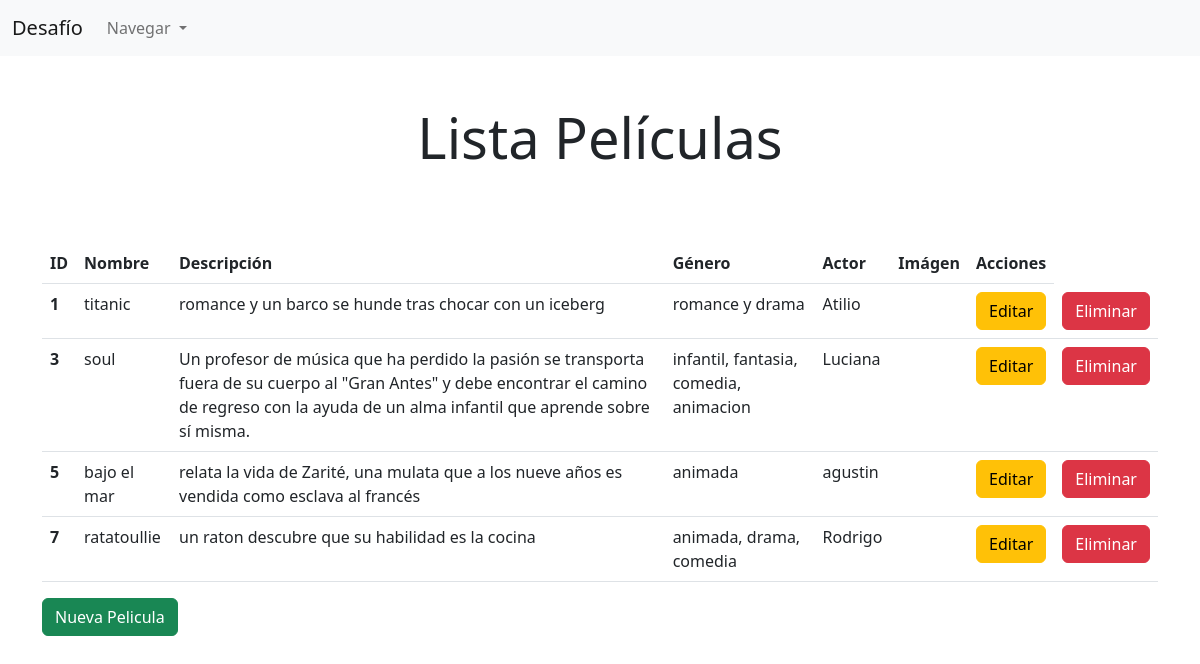
Page /listaPeliculas/ on the earlier database version.
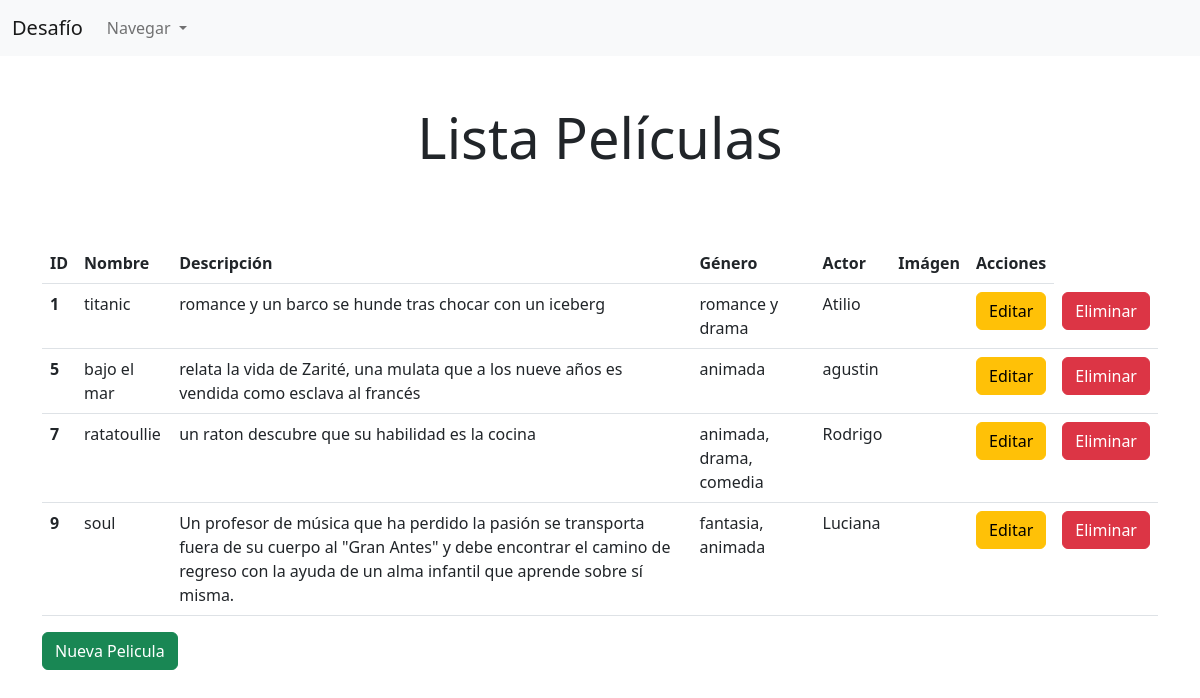
Same page on the later database version.
### peliculas/models.py (models this page shows, shortened)
class tablaPelicula(models.Model):
    nombre_pelicula = models.CharField(max_length=200)
    descripcion = models.CharField(max_length=200)
    base = models.BinaryField(blank=True)
    genero = models.CharField(max_length=200)
    persona = models.ForeignKey(tablaPersona, models.CASCADE, blank=True, null=True)

class tablaPersona(models.Model):
    nacimiento = models.DateField()
    nombre = models.CharField(max_length=155)
    apellido = models.CharField(max_length=155)
    dni = models.IntegerField()
    sueldo_mensual = models.IntegerField()
    def __str__(self):
        return "{}".format(self.nombre)

### peliculas/views.py (the view)
# urls.py: path('listaPeliculas/', peliculaView.listarPelicula, name='listaPeliculas'),
    def listarPelicula(request):
        pelicula = tablaPelicula.objects.all()
        return render(request, 'listaPeliculas.html', {'peliculas':pelicula})

### peliculas/templates/listaPeliculas.html (shortened to what this page needs)
{% extends 'base.html' %}
{% load crispy_forms_tags %}
{% block content %}
<br>
<h1 class="text-center display-4 my-4">Lista Películas</h1>
<br>
<br>
<div class="container">
    <table class="table">
        <thead>
            <tr>
                <th scope="col">ID</th>
                <th scope="col">Nombre</th>
                <th scope="col">Descripción</th>
                <th scope="col">Género</th>
                <th scope="col">Actor</th>
                <th scope="col">Imágen</th>
                <th scope="col">Acciones</th>
            </tr>
        </thead>
        <tbody>
            {% for pelicula in peliculas %}
            <tr>
                <th scope="row"> {{ pelicula.id }} </th>
                <td> {{ pelicula.nombre_pelicula }} </td>
                <td> {{ pelicula.descripcion }} </td>
                <td> {{ pelicula.genero }} </td>
                <td> {{ pelicula.persona }} </td>
                <td> {{ pelicula.clob }} </td>
                <td> <a class="btn btn-warning" href="{% url 'editarPelicula' pelicula.id %}">Editar</a> </td>
                <td> <a class="btn btn-danger" href="{% url 'eliminarPelicula' pelicula.id %}">Eliminar</a> </td>
            </tr>
            {% endfor %}
        </tbody>
    </table>
    <a class="btn btn-success" href="{% url 'registrarPelicula' %}">Nueva Pelicula</a>
</div>
{% endblock %}

### peliculas/templates/base.html (shortened to what this page needs)
<!DOCTYPE html>
<html lang="en">
<head>
    <link href="https://cdn.jsdelivr.net/npm/bootstrap@5.2.3/dist/css/bootstrap.min.css" rel="stylesheet"
>
</head>
<body style="margin-bottom: 100px;">
    <nav class="navbar navbar-expand-lg navbar-light bg-light">
        <div class="container-fluid">
            <a href="{% url 'listaPersonas' %}" class="navbar-brand">Desafío</a>
            <div class="collapse navbar-collapse" id="navbarSupportedContent">
                <ul class="navbar-nav me-auto mb-2 mb-lg-0">
                    <li class="nav-item dropdown">
                        <a class="nav-link dropdown-toggle" href="#" id="navbarDropdown" role="button"
                            data-bs-toggle="dropdown" aria-expanded="false">
                            Navegar
                        </a>
                    </li>
                </ul>
            </div>
        </div>
    </nav>
    {% block content %}
    {% endblock %}
</body>
</html>

Differences in the rows shown:
removed tablaPelicula: id "3", nombre_pelicula "soul", descripcion "Un profesor de música que ha perdido la pasión se transporta fuera de su cuerpo al \"Gran Antes\" y debe encontrar el camino de regreso con la ayuda de un alma infantil que aprende sobre sí misma.", genero "infantil, fantasia, comedia, animacion", persona "Luciana"
added tablaPelicula: id "9", nombre_pelicula "soul", descripcion "Un profesor de música que ha perdido la pasión se transporta fuera de su cuerpo al \"Gran Antes\" y debe encontrar el camino de regreso con la ayuda de un alma infantil que aprende sobre sí misma.", genero "fantasia, animada", persona "Luciana"
